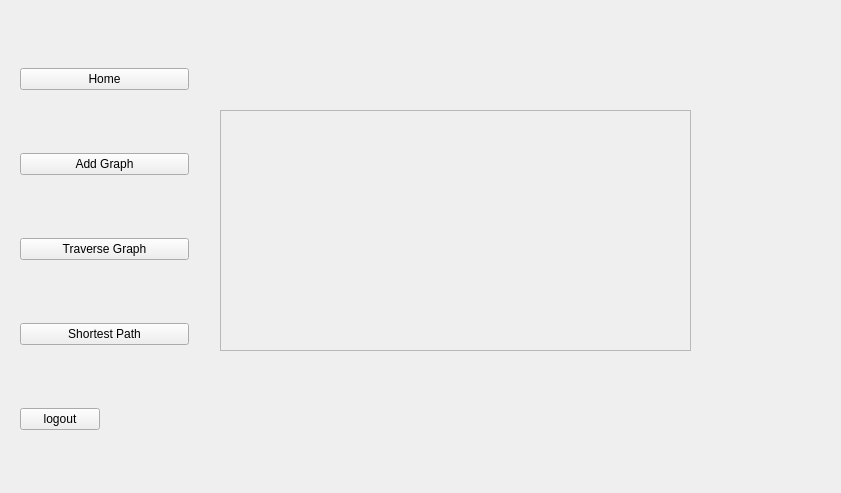
<?xml version="1.0" encoding="UTF-8"?>
<ui version="4.0">
 <class>HomePageClass</class>
 <widget class="QMainWindow" name="HomePageClass">
  <property name="geometry">
   <rect>
    <x>0</x>
    <y>0</y>
    <width>841</width>
    <height>493</height>
   </rect>
  </property>
  <property name="windowTitle">
   <string>HomePage</string>
  </property>
  <widget class="QWidget" name="centralWidget">
   <widget class="QWidget" name="leftPanel" native="true">
    <property name="enabled">
     <bool>true</bool>
    </property>
    <property name="geometry">
     <rect>
      <x>-1</x>
      <y>-10</y>
      <width>201</width>
      <height>511</height>
     </rect>
    </property>
    <widget class="QWidget" name="verticalLayoutWidget">
     <property name="geometry">
      <rect>
       <x>10</x>
       <y>10</y>
       <width>191</width>
       <height>501</height>
      </rect>
     </property>
     <layout class="QVBoxLayout" name="verticalLayout">
      <item>
       <widget class="QPushButton" name="homeButton">
        <property name="text">
         <string>Home</string>
        </property>
       </widget>
      </item>
      <item>
       <widget class="QPushButton" name="addGraphButton">
        <property name="text">
         <string>Add Graph</string>
        </property>
       </widget>
      </item>
      <item>
       <widget class="QPushButton" name="traverseButton">
        <property name="text">
         <string>Traverse Graph</string>
        </property>
       </widget>
      </item>
      <item>
       <widget class="QPushButton" name="shortestPathButton">
        <property name="text">
         <string>Shortest Path</string>
        </property>
       </widget>
      </item>
      <item>
       <widget class="QPushButton" name="logoutButton">
        <property name="sizePolicy">
         <sizepolicy hsizetype="Fixed" vsizetype="Fixed">
          <horstretch>0</horstretch>
          <verstretch>0</verstretch>
         </sizepolicy>
        </property>
        <property name="text">
         <string>logout</string>
        </property>
       </widget>
      </item>
     </layout>
    </widget>
   </widget>
   <widget class="QStackedWidget" name="rightPanel">
    <property name="geometry">
     <rect>
      <x>200</x>
      <y>-20</y>
      <width>641</width>
      <height>521</height>
     </rect>
    </property>
    <widget class="QWidget" name="HomePageWidget">
     <widget class="QLabel" name="welcomeLabel">
      <property name="geometry">
       <rect>
        <x>30</x>
        <y>30</y>
        <width>381</width>
        <height>51</height>
       </rect>
      </property>
      <property name="text">
       <string/>
      </property>
      <property name="alignment">
       <set>Qt::AlignmentFlag::AlignCenter</set>
      </property>
     </widget>
     <widget class="QFrame" name="frame">
      <property name="geometry">
       <rect>
        <x>20</x>
        <y>130</y>
        <width>471</width>
        <height>241</height>
       </rect>
      </property>
      <property name="frameShape">
       <enum>QFrame::Shape::StyledPanel</enum>
      </property>
      <property name="frameShadow">
       <enum>QFrame::Shadow::Raised</enum>
      </property>
      <widget class="QLabel" name="desLabel">
       <property name="geometry">
        <rect>
         <x>10</x>
         <y>10</y>
         <width>441</width>
         <height>221</height>
        </rect>
       </property>
       <property name="text">
        <string/>
       </property>
      </widget>
     </widget>
    </widget>
    <widget class="QWidget" name="TraverseWidget">
     <widget class="QPushButton" name="back_2">
      <property name="geometry">
       <rect>
        <x>0</x>
        <y>0</y>
        <width>101</width>
        <height>51</height>
       </rect>
      </property>
      <property name="text">
       <string/>
      </property>
      <property name="icon">
       <iconset>
        <normaloff>images/back.png</normaloff>images/back.png</iconset>
      </property>
     </widget>
     <widget class="GraphView" name="TraverseGraphView">
      <property name="geometry">
       <rect>
        <x>-5</x>
        <y>11</y>
        <width>651</width>
        <height>501</height>
       </rect>
      </property>
     </widget>
     <widget class="QPushButton" name="DFS_button">
      <property name="geometry">
       <rect>
        <x>695</x>
        <y>210</y>
        <width>75</width>
        <height>24</height>
       </rect>
      </property>
      <property name="text">
       <string>DFS</string>
      </property>
     </widget>
     <widget class="QPushButton" name="BFS_button">
      <property name="geometry">
       <rect>
        <x>695</x>
        <y>260</y>
        <width>75</width>
        <height>24</height>
       </rect>
      </property>
      <property name="text">
       <string>BFS</string>
      </property>
     </widget>
    </widget>
    <widget class="QWidget" name="ShortestPathWidget">
     <widget class="QPushButton" name="back_3">
      <property name="geometry">
       <rect>
        <x>-10</x>
        <y>0</y>
        <width>101</width>
        <height>51</height>
       </rect>
      </property>
      <property name="text">
       <string/>
      </property>
      <property name="icon">
       <iconset>
        <normaloff>images/back.png</normaloff>images/back.png</iconset>
      </property>
     </widget>
     <widget class="GraphView" name="shortestPathGraphView">
      <property name="geometry">
       <rect>
        <x>0</x>
        <y>0</y>
        <width>651</width>
        <height>491</height>
       </rect>
      </property>
     </widget>
    </widget>
    <widget class="QWidget" name="addGraphWidget">
     <widget class="QPushButton" name="back">
      <property name="geometry">
       <rect>
        <x>0</x>
        <y>0</y>
        <width>101</width>
        <height>51</height>
       </rect>
      </property>
      <property name="text">
       <string/>
      </property>
      <property name="icon">
       <iconset>
        <normaloff>images/back.png</normaloff>images/back.png</iconset>
      </property>
     </widget>
     <widget class="QPushButton" name="addCityBtn">
      <property name="geometry">
       <rect>
        <x>695</x>
        <y>60</y>
        <width>121</width>
        <height>51</height>
       </rect>
      </property>
      <property name="text">
       <string>Add City</string>
      </property>
      <property name="icon">
       <iconset>
        <normaloff>images/add.png</normaloff>images/add.png</iconset>
      </property>
     </widget>
     <widget class="QPushButton" name="addEdgeBtn">
      <property name="geometry">
       <rect>
        <x>695</x>
        <y>120</y>
        <width>121</width>
        <height>51</height>
       </rect>
      </property>
      <property name="text">
       <string>Add Edge</string>
      </property>
      <property name="icon">
       <iconset>
        <normaloff>images/add.png</normaloff>images/add.png</iconset>
      </property>
     </widget>
     <widget class="QPushButton" name="deleteCityBtn">
      <property name="geometry">
       <rect>
        <x>695</x>
        <y>190</y>
        <width>121</width>
        <height>51</height>
       </rect>
      </property>
      <property name="text">
       <string>Delete City</string>
      </property>
      <property name="icon">
       <iconset>
        <normaloff>images/delete.png</normaloff>images/delete.png</iconset>
      </property>
     </widget>
     <widget class="QPushButton" name="deleteEdgeBtn">
      <property name="geometry">
       <rect>
        <x>695</x>
        <y>260</y>
        <width>121</width>
        <height>51</height>
       </rect>
      </property>
      <property name="text">
       <string>Delete Edge</string>
      </property>
      <property name="icon">
       <iconset>
        <normaloff>C:/Users/bosyy/.designer/backup/images/delete.png</normaloff>C:/Users/bosyy/.designer/backup/images/delete.png</iconset>
      </property>
     </widget>
     <widget class="GraphView" name="graphView">
      <property name="geometry">
       <rect>
        <x>0</x>
        <y>0</y>
        <width>691</width>
        <height>491</height>
       </rect>
      </property>
     </widget>
     <widget class="QPushButton" name="undoButton">
      <property name="geometry">
       <rect>
        <x>725</x>
        <y>420</y>
        <width>85</width>
        <height>45</height>
       </rect>
      </property>
      <property name="text">
       <string>Undo</string>
      </property>
      <property name="icon">
       <iconset>
        <normaloff>C:/Users/bosyy/.designer/backup/images/undo.png</normaloff>C:/Users/bosyy/.designer/backup/images/undo.png</iconset>
      </property>
     </widget>
    </widget>
   </widget>
  </widget>
 </widget>
 <layoutdefault spacing="6" margin="11"/>
 <customwidgets>
  <customwidget>
   <class>GraphView</class>
   <extends>QGraphicsView</extends>
   <header>graphview.h</header>
  </customwidget>
 </customwidgets>
 <resources/>
 <connections/>
</ui>
